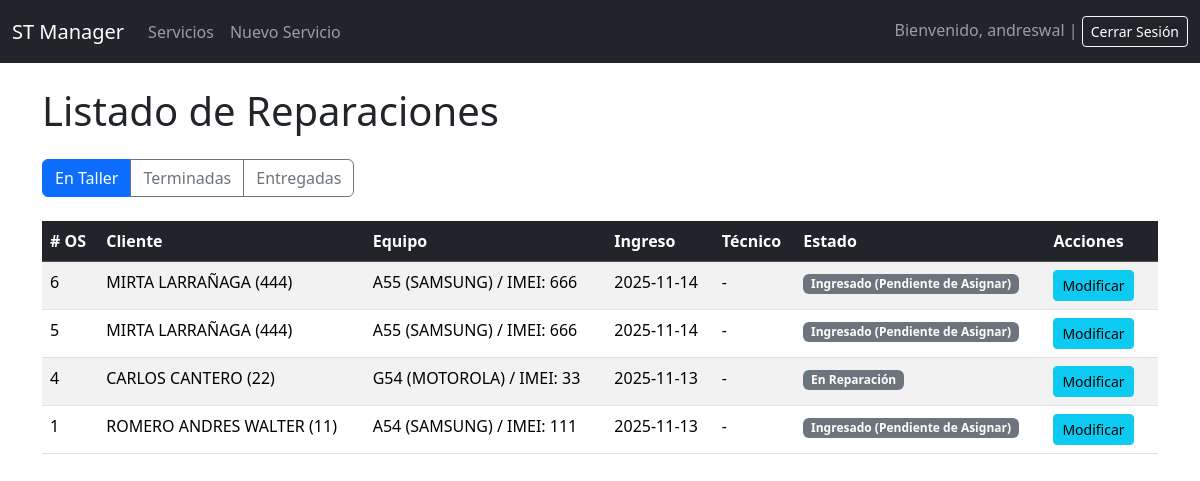
The page /servicios/ (signed in) on the database its author committed.
### gestion_servicios/models.py (models this page shows, shortened)
class TimeStampedModel(models.Model):
    created_at = models.DateTimeField(auto_now_add=True, verbose_name="Fecha de Creación")
    updated_at = models.DateTimeField(auto_now=True, verbose_name="Última Modificación")
    class Meta:
        abstract = True
        ordering = ['-created_at']

class Reparacion(TimeStampedModel):
    ESTADO_CHOICES = [
        ('INGRESADO', 'Ingresado (Pendiente de Asignar)'),
        ('PRESUPUESTADO', 'Presupuesto Enviado'),
        ('EN_ESPERA_REP', 'En Espera de Repuestos'),
        ('EN_REPARACION', 'En Reparación'),
        ('TERMINADA', 'Reparación Terminada (Listo para Entregar)'),
        ('NO_REPARABLE', 'No Reparable'),
        ('ENTREGADA', 'Entregado al Cliente'),
    ]
    cliente = models.ForeignKey(
        Cliente,
        on_delete=models.CASCADE,
        related_name='reparaciones_cliente'
    )
    equipo = models.ForeignKey(
        Equipo,
        on_delete=models.CASCADE,
        related_name='reparaciones_equipo'
    )
    tecnico_asignado = models.ForeignKey(
        Tecnico,
        on_delete=models.SET_NULL,
        null=True,
        blank=True,
        related_name='servicios_asignados'
    )
    fecha_ingreso = models.DateTimeField(
        auto_now_add=True,
        verbose_name="Fecha de Ingreso"
    )
    fecha_entrega = models.DateTimeField(
        null=True,
        blank=True,
        verbose_name="Fecha de Entrega"
    )
    estado = models.CharField(
        max_length=20,
        choices=ESTADO_CHOICES,
        default='INGRESADO',
        verbose_name="Estado Actual"
    )
    falla_reportada = models.TextField(
        verbose_name="Falla Reportada por el Cliente"
    )
    informe_tecnico = models.TextField(
        blank=True,
        verbose_name="Diagnóstico e Informe Técnico"
    )
    mano_de_obra = models.DecimalField(
        max_digits=10,
        decimal_places=2,
        default=0.00,
        verbose_name="Costo de Mano de Obra"
    )
    saldo_final = models.DecimalField(
        max_digits=10,
        decimal_places=2,
        default=0.00,
        verbose_name="Saldo a Cobrar"
    )
    class Meta:
        verbose_name = "Orden de Servicio"
        verbose_name_plural = "Órdenes de Servicio"
        ordering = ['-fecha_ingreso']

class Cliente(TimeStampedModel):
    nombre = models.CharField(max_length=150, verbose_name="Nombre Completo")
    direccion = models.CharField(max_length=255, blank=True, null=True)
    telefono = models.CharField(max_length=20, blank=True, null=True)
    celular = models.CharField(max_length=20, blank=True, null=True)
    email = models.EmailField(max_length=255, blank=True, null=True)
    clave = models.CharField(
        max_length=50,
        unique=True,
        verbose_name="DNI/Identificación"
    )
    class Meta:
        verbose_name = "Cliente"
        verbose_name_plural = "Clientes"

class Equipo(TimeStampedModel):
    serie_imei = models.CharField(
        max_length=100,
        unique=True,
        verbose_name="Nro. Serie / IMEI",
        help_text="Clave única para identificar el equipo (IMEI, S/N, etc.)"
    )
    tipo = models.ForeignKey(
        TipoEquipo,
        on_delete=models.SET_NULL,
        null=True,
        blank=True,
        verbose_name="Tipo de Equipo"
    )
    marca = models.ForeignKey(
        Marca,
        on_delete=models.SET_NULL,
        null=True,
        blank=True,
        verbose_name="Marca"
    )
    modelo = models.ForeignKey(
        Modelo,
        on_delete=models.SET_NULL,
        null=True,
        blank=True,
        verbose_name="Modelo"
    )
    accesorios = models.TextField(
        blank=True,
        verbose_name="Accesorios Entregados"
    )
    estado_general = models.TextField(
        blank=True,
        verbose_name="Estado General y Estético"
    )
    fecha_compra = models.DateField(
        blank=True,
        null=True,
        verbose_name="Fecha de Compra"
    )
    class Meta:
        verbose_name = "Equipo"
        verbose_name_plural = "Equipos"

class Modelo(models.Model):
    modelo = models.CharField(max_length=100, verbose_name="Modelo")
    marca = models.ForeignKey(
        Marca,
        on_delete=models.CASCADE,
        related_name='modelos',
        verbose_name="Marca"
    )
    class Meta:
        verbose_name = "Modelo"
        verbose_name_plural = "Modelos"
        unique_together = [['modelo', 'marca']]  # Un modelo único por marca
        ordering = ['marca', 'modelo']
    def __str__(self):
        return f"{self.modelo} ({self.marca.nombre})"

class Marca(models.Model):
    nombre = models.CharField(max_length=50, unique=True, verbose_name="Marca")
    class Meta:
        verbose_name = "Marca"
        verbose_name_plural = "Marcas"
        ordering = ['nombre']

### gestion_servicios/views.py (the view)
# urls.py: path('', views.ReparacionListView.as_view(), name='lista_servicios'),
class ReparacionListView(ListView):
    model = Reparacion
    template_name = 'gestion_servicios/lista_servicios.html'
    context_object_name = 'reparaciones'
    def get_queryset(self):
        filtro_estado = self.request.GET.get('estado', 'TALLER')
        queryset = Reparacion.objects.all()
        if filtro_estado == 'TERMINADAS':
            queryset = queryset.filter(estado__in=['TERMINADA', 'NO_REPARABLE'])
        elif filtro_estado == 'ENTREGADAS':
            queryset = queryset.filter(estado='ENTREGADA')
        else: # Por defecto: 'TALLER' (ingresado, presupuestado, en reparación)
            queryset = queryset.exclude(estado__in=['TERMINADA', 'NO_REPARABLE', 'ENTREGADA'])
        return queryset.order_by('-fecha_ingreso')
    def get_context_data(self, **kwargs):
        context = super().get_context_data(**kwargs)
        context['filtro_activo'] = self.request.GET.get('estado', 'TALLER')
        return context

### gestion_servicios/templates/gestion_servicios/lista_servicios.html (shortened to what this page needs)
{% extends "base.html" %}
{% block content %}
    <h1 class="mb-4">Listado de Reparaciones</h1>
    <div class="btn-group mb-4" role="group">
        <a href="{% url 'lista_servicios' %}"
           class="btn {% if filtro_activo == 'TALLER' %}btn-primary{% else %}btn-outline-secondary{% endif %}">
            En Taller
        </a>
        <a href="{% url 'lista_servicios' %}?estado=TERMINADAS"
           class="btn {% if filtro_activo == 'TERMINADAS' %}btn-primary{% else %}btn-outline-secondary{% endif %}">
            Terminadas
        </a>
        <a href="{% url 'lista_servicios' %}?estado=ENTREGADAS"
           class="btn {% if filtro_activo == 'ENTREGADAS' %}btn-primary{% else %}btn-outline-secondary{% endif %}">
            Entregadas
        </a>
    </div>
    {% if reparaciones %}
        <div class="table-responsive">
            <table class="table table-striped table-hover">
                <thead class="table-dark">
                    <tr>
                        <th># OS</th>
                        <th>Cliente</th>
                        <th>Equipo</th>
                        <th>Ingreso</th>
                        <th>Técnico</th>
                        <th>Estado</th>
                        <th>Acciones</th>
                    </tr>
                </thead>
                <tbody>
                    {% for rep in reparaciones %}
                    <tr>
                        <td>{{ rep.pk }}</td>
                        <td>{{ rep.cliente.nombre }} ({{ rep.cliente.clave }})</td>
                        <td>{{ rep.equipo.modelo }} / IMEI: {{ rep.equipo.serie_imei }}</td>
                        <td>{{ rep.fecha_ingreso|date:"Y-m-d" }}</td>
                        <td>{{ rep.tecnico_asignado|default:"-" }}</td>
                        <td><span class="badge bg-secondary">{{ rep.get_estado_display }}</span></td>
                        <td>
                            <a href="{% url 'modificar_servicio' pk=rep.pk %}" class="btn btn-sm btn-info me-2">Modificar</a>
                        </td>
                    </tr>
                    {% endfor %}
                </tbody>
            </table>
        </div>
    {% else %}
        <div class="alert alert-warning" role="alert">
            No se encontraron órdenes de servicio en el estado seleccionado ({{ filtro_activo }}).
        </div>
    {% endif %}
{% endblock %}

### templates/base.html (shortened to what this page needs)
{% load static %}
<!DOCTYPE html>
<html lang="es">
    <head>
        <link href="https://cdn.jsdelivr.net/npm/bootstrap@5.3.3/dist/css/bootstrap.min.css"
              rel="stylesheet"
>
        <link rel="stylesheet"
 />
        <link rel="stylesheet" href="//code.jquery.com/ui/1.13.2/themes/base/jquery-ui.css">
    </head>
<body>
    <nav class="navbar navbar-expand-lg navbar-dark bg-dark">
        <div class="container-fluid">
            <a class="navbar-brand" href="{% url 'home' %}">ST Manager</a>
            <div class="collapse navbar-collapse" id="navbarNav">
                <ul class="navbar-nav me-auto">
                    <li class="nav-item">
                        <a class="nav-link" href="{% url 'lista_servicios' %}">Servicios</a>
                    </li>
                    {% if user.is_authenticated %}
                    <li class="nav-item">
                        <a class="nav-link" href="{% url 'crear_servicio' %}">Nuevo Servicio</a>
                    </li>
                    {% endif %}
                </ul>
                <span class="navbar-text">
                    {% if user.is_authenticated %}
                        Bienvenido, {{ user.username }} |
                        <a href="{% url 'logout' %}" class="btn btn-sm btn-outline-light">Cerrar Sesión</a>
                    {% else %}
                        <a href="{% url 'login' %}" class="btn btn-sm btn-outline-light">Iniciar Sesión</a>
                    {% endif %}
                </span>
            </div>
        </div>
    </nav>
    <div class="container mt-4">
        {% block content %}
        {% endblock %}
    </div>
</body>
</html>

### rows shown on the page
Reparacion: pk "6", cliente.nombre "MIRTA LARRAÑAGA", cliente.clave "444", equipo.modelo "A55 (SAMSUNG)", equipo.serie_imei "666", fecha_ingreso "2025-11-14", tecnico_asignado "-", estado "Ingresado (Pendiente de Asignar)"
Reparacion: pk "5", cliente.nombre "MIRTA LARRAÑAGA", cliente.clave "444", equipo.modelo "A55 (SAMSUNG)", equipo.serie_imei "666", fecha_ingreso "2025-11-14", tecnico_asignado "-", estado "Ingresado (Pendiente de Asignar)"
Reparacion: pk "4", cliente.nombre "CARLOS CANTERO", cliente.clave "22", equipo.modelo "G54 (MOTOROLA)", equipo.serie_imei "33", fecha_ingreso "2025-11-13", tecnico_asignado "-", estado "En Reparación"
Reparacion: pk "1", cliente.nombre "ROMERO ANDRES WALTER", cliente.clave "11", equipo.modelo "A54 (SAMSUNG)", equipo.serie_imei "111", fecha_ingreso "2025-11-13", tecnico_asignado "-", estado "Ingresado (Pendiente de Asignar)"

### other values the page prints
{{ user.username }} "andreswal"
